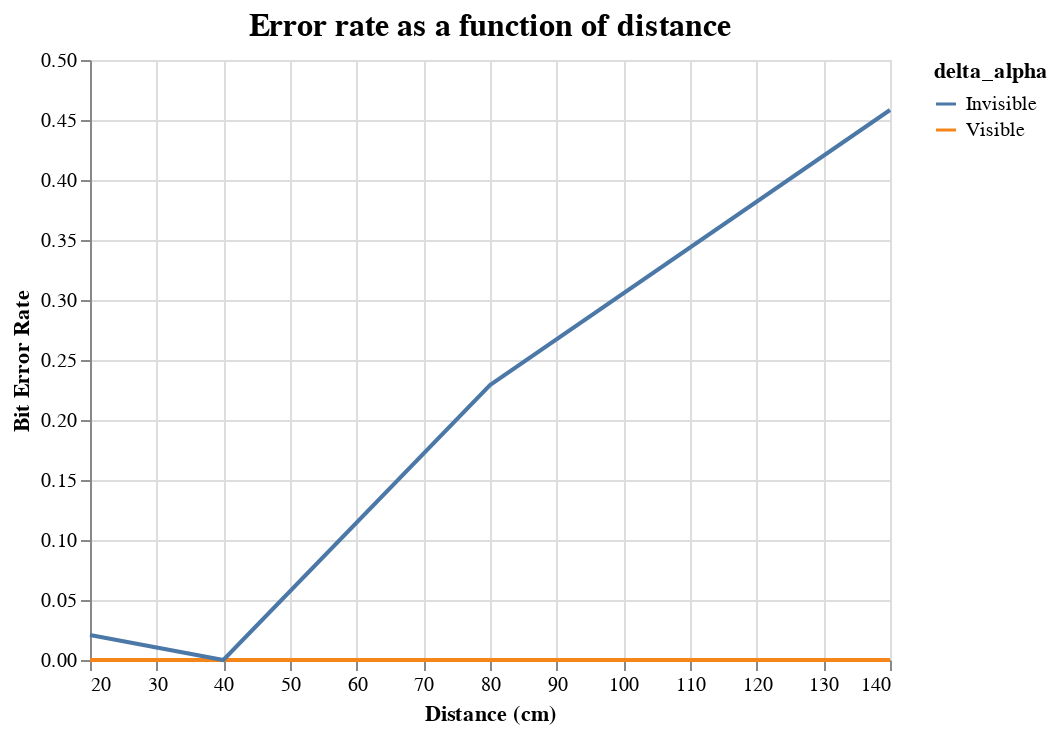

Notebook cell for this chart:
### Code cell
alt.Chart(data).mark_line().encode(
    alt.X('distance:Q', axis=alt.Axis(title='Distance (cm)')),
    alt.Y('bit_error_rate:Q', axis=alt.Axis(title='Bit Error Rate')),
    alt.Color('delta_alpha:N')
).properties(title='Error rate as a function of distance').configure_title(
    fontSize=16
)

### Figure 1 — Vega-Lite specification as saved in the notebook (floating-point values rounded to 4 significant figures)
{"config": {"view": {"continuousWidth": 400, "continuousHeight": 300}, "title": {"fontSize": 16}}, "data": {"name": "data-263a854b7d1d4d4901bffd7716d0fe83"}, "mark": "line", "encoding": {"color": {"type": "nominal", "field": "delta_alpha"}, "x": {"type": "quantitative", "axis": {"title": "Distance (cm)"}, "field": "distance"}, "y": {"type": "quantitative", "axis": {"title": "Bit Error Rate"}, "field": "bit_error_rate"}}, "title": "Error rate as a function of distance", "$schema": "https://vega.github.io/schema/vega-lite/v4.0.2.json", "datasets": {"data-263a854b7d1d4d4901bffd7716d0fe83": [{"delta_alpha": "Visible", "distance": 20.0, "bit_error_rate": 0.0, "data_rate": 5.0}, {"delta_alpha": "Visible", "distance": 40.0, "bit_error_rate": 0.0, "data_rate": 5.0}, {"delta_alpha": "Visible", "distance": 80.0, "bit_error_rate": 0.0, "data_rate": 5.0}, {"delta_alpha": "Visible", "distance": 140.0, "bit_error_rate": 0.0, "data_rate": 5.0}, {"delta_alpha": "Invisible", "distance": 20.0, "bit_error_rate": 0.0208, "data_rate": 4.896}, {"delta_alpha": "Invisible", "distance": 40.0, "bit_error_rate": 0.0, "data_rate": 5.0}, {"delta_alpha": "Invisible", "distance": 80.0, "bit_error_rate": 0.2292, "data_rate": 3.854}, {"delta_alpha": "Invisible", "distance": 140.0, "bit_error_rate": 0.4583, "data_rate": 2.708}]}}
